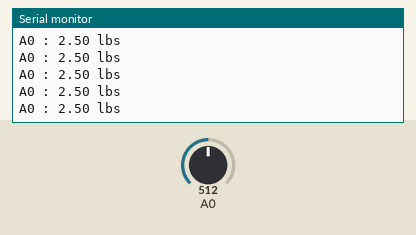
A sketch run on a simulated Arduino Uno, built with avr-gcc and run on an emulated ATmega328P. Parts: the last lines printed to the serial monitor. The inputs (shaded band) are chosen by the test bench; at power-on: A0 = 512.

Above: at 1.2 s.
1.3 s: A0 set to 716
At 1.56 s:
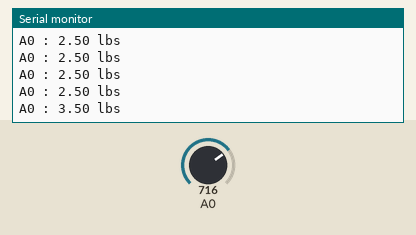
2.8 s: A0 set to 900
At 2.97 s:
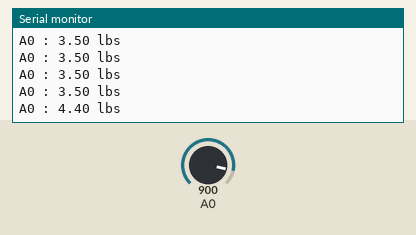
Timing chart, 0 to 5.8 s (numbered marks = the images above; inputs shaded):
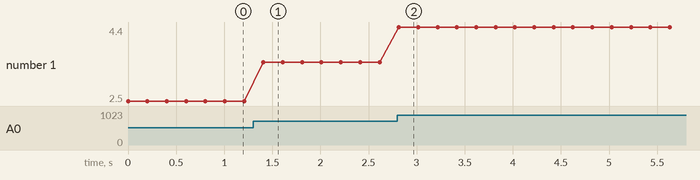

The sketch:

flexiforce_read.ino
```cpp
// 2/18/2016 Tested successfully with one individual flexiforce sensor
void setup() {

  Serial.begin(9600);

}

/* Average the analog reading to eliminate some of the noise.
   Then convert the analog reading to a voltage, and return voltage. */

float averageAnalog(int pin) {
  float v = 0.0;
  for (int i = 0; i < 5; i++) v += analogRead(pin);
  return (v / 5)*(5.0/1023.0);

}

void loop() {

  Serial.print("A0 : ");
  Serial.print(averageAnalog(0));
  Serial.println(" lbs");
/*
  Serial.print("A1 : ");
  Serial.print(averageAnalog(1));
  Serial.println(" lbs");

  Serial.print("A2 : ");
  Serial.print(averageAnalog(2));
  Serial.println(" lbs");

  Serial.print("A3 : ");
  Serial.print(averageAnalog(3));
  Serial.println(" lbs");

  Serial.print("A4 : ");
  Serial.print(averageAnalog(4));
  Serial.println(" lbs");

  Serial.print("A5 : ");
  Serial.print(averageAnalog(5));
  Serial.println(" lbs");

*/
  delay(200);        // delay in between reads (200 milliseconds)
}
```

Measured:
- after the input at 1.3 s, the serial monitor: prints a new line after 0.11 s (image 1)
- after the input at 2.8 s, the serial monitor: prints a new line at once (image 2)
- plotted number 1: 2.5 → 3.5 after the input at 1.3 s, 3.5 → 4.4 after the input at 2.8 s
